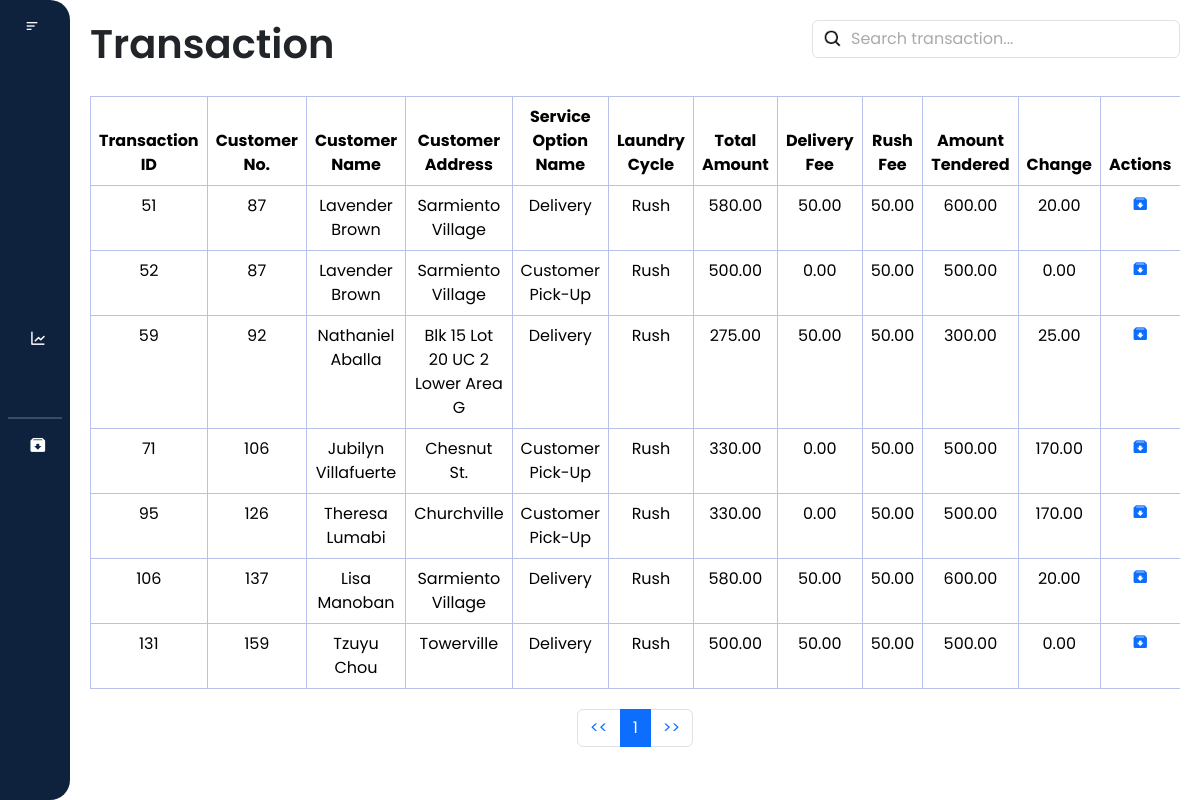
Screenshot of /laundry_system/transaction/transaction.php (signed in) with the database file from the repository.
### tables this page shows
CREATE TABLE `transaction` (
  `transaction_id` int(11) NOT NULL,
  `request_id` int(11) DEFAULT NULL,
  `customer_id` int(11) DEFAULT NULL,
  `customer_name` varchar(30) DEFAULT NULL,
  `province` varchar(255) NOT NULL,
  `city` varchar(255) NOT NULL,
  `customer_address` varchar(50) NOT NULL,
  `brgy` varchar(255) NOT NULL,
  `service_option_id` int(100) NOT NULL,
  `service_option_name` varchar(50) NOT NULL,
  `laundry_cycle` enum('Standard','Rush') NOT NULL,
  `total_amount` decimal(65,2) DEFAULT NULL,
  `delivery_fee` decimal(65,2) DEFAULT NULL,
  `rush_fee` decimal(65,2) DEFAULT NULL,
  `amount_tendered` decimal(65,2) DEFAULT NULL,
  `money_change` decimal(65,2) DEFAULT NULL
);

### laundry_system/transaction/transaction.php (the view, shortened to what this page needs)
<?php
$user_role = $_SESSION['user_role'];
require '../database.php';
$query = "SELECT * FROM transaction WHERE customer_id NOT IN (SELECT customer_id FROM archived_customers)";
$result = mysqli_query($conn, $query);
$data = [];
if ($result->num_rows > 0) {
    while ($row = $result->fetch_assoc()) {
        $data[] = $row;
    }
}
?>
<!DOCTYPE html>
<html lang="en">
<head>
    <link rel="stylesheet" href="https://cdn.jsdelivr.net/npm/bootstrap@5.3.3/dist/css/bootstrap.min.css">
    <link rel="stylesheet" href="transaction.css">
    <link href="https://cdn.lineicons.com/4.0/lineicons.css" rel="stylesheet" />
    <link href='https://unpkg.com/boxicons@2.1.4/css/boxicons.min.css' rel='stylesheet'>
</head>
<body>
    <div class="wrapper">
    <aside id="sidebar">
            <div class="d-flex">
                <button id="toggle-btn" type="button">
                    <i class="bx bx-menu-alt-left"></i>
                </button>
            </div>
            <ul class="sidebar-nav">
                <li class="sidebar-item">
                    <a href="/laundry_system/dashboard/dashboard.php" class="sidebar-link"
                        data-bs-toggle="tooltip"
                        data-bs-placement="right"
                        data-bs-title="Dashboard">
                    </a>
                </li>
                <li class="sidebar-item">
                    <a href="/laundry_system/profile/profile.php" class="sidebar-link"
                        data-bs-toggle="tooltip"
                        data-bs-placement="right"
                        data-bs-title="Profile">
                    </a>
                </li>
                <?php if($user_role === 'admin') : ?>
                    <li class="sidebar-item">
                        <a href="/laundry_system/users/users.php" class="sidebar-link"
                            data-bs-toggle="tooltip"
                            data-bs-placement="right"
                            data-bs-title="Users">
                        </a>
                    </li>
                    <li class="sidebar-item">
                        <a href="#" class="sidebar-link has-dropdown collapsed" data-bs-toggle="collapse"
                            data-bs-target="#records" aria-expanded="false" aria-controls="records">
                        </a>
                    </li>
                <?php endif; ?>
                <li class="sidebar-item">
                    <a href="/laundry_system/transaction/transaction.php" class="sidebar-link"
                        data-bs-toggle="tooltip"
                        data-bs-placement="right"
                        data-bs-title="Transactions">
                    </a>
                </li>
                <li class="sidebar-item">
                    <a href="/laundry_system/sales_report/report.php" class="sidebar-link"
                        data-bs-toggle="tooltip"
                        data-bs-placement="right"
                        data-bs-title="Sales Report">
                        <i class='bx bx-line-chart'></i>
                    </a>
                </li>
                <?php if($user_role === 'admin') : ?>
                    <li class="sidebar-item">
                        <a href="/laundry_system/settings/setting.php" class="sidebar-link"
                            data-bs-toggle="tooltip"
                            data-bs-placement="right"
                            data-bs-title="Settings">
                        </a>
                    </li>
                    <hr style="border: 1px solid #b8c1ec; margin: 8px">
                    <li class="sidebar-item">
                        <a href="#" class="sidebar-link has-dropdown collapsed" data-bs-toggle="collapse"
                        data-bs-target="#archived" aria-expanded="false" aria-controls="archived">
                            <i class='bx bxs-archive-in'></i>
                        </a>
                    </li>
                <?php endif; ?>
            </ul>
            <div class="sidebar-footer">
            <a href="javascript:void(0)" class="sidebar-link" id="btn_logout"
                    data-bs-toggle="tooltip"
                    data-bs-placement="right"
                    data-bs-title="Logout">
                </a>
            </div>
        </aside>
        <div class="main-content">
            <nav>
                <div class="d-flex justify-content-between" id="navbar">
                    <h1>Transaction</h1>
                    <div class="search_bar" m-1>
                        <input class="form-control" type="text" id="filter_transaction" placeholder="Search transaction...">
                    </div>
                </div>
            </nav>
            <div class="table-responsive">
                <table class="table table-bordered text-center">
                    <thead>
                        <tr class="bg-dark text-white">
                            <th>Transaction ID</th>
                            <th>Customer No.</th>
                            <th>Customer Name</th>
                            <th>Customer Address</th>
                            <th>Service Option Name</th>
                            <th>Laundry Cycle</th>
                            <th>Total Amount</th>
                            <th>Delivery Fee</th>
                            <th>Rush Fee</th>
                            <th>Amount Tendered</th>
                            <th>Change</th>
                            <th>Actions</th>
                        </tr>
                    </thead>
                    <tbody id="transaction_table">
                        <?php
                        if (!empty($data)) {
                            foreach ($data as $row) {
                                echo "<tr>";
                                echo "<td>{$row['transaction_id']}</td>";
                                echo "<td>{$row['customer_id']}</td>";
                                echo "<td>{$row['customer_name']}</td>";
                                echo "<td>{$row['customer_address']}</td>";
                                echo "<td>{$row['service_option_name']}</td>";
                                echo "<td>{$row['laundry_cycle']}</td>";
                                echo "<td>{$row['total_amount']}</td>";
                                echo "<td>{$row['delivery_fee']}</td>";
                                echo "<td>{$row['rush_fee']}</td>";
                                echo "<td>{$row['amount_tendered']}</td>";
                                echo "<td>{$row['money_change']}</td>";
                                echo "<td>
                                    <a href='javascript:void(0);' class='archive-btn' data-id='{$row['customer_id']}'>
                                    <i class='bx bxs-archive-in'></i></a>
                                </td>";
                                echo "</tr>";
                            }
                        } else {
                            echo "<tr><td colspan='11'>No transactions found.</td></tr>";
                        }
                        ?>
                    </tbody>
                </table>
            </div>
            <nav aria-label="Page navigation">
                <ul class="pagination justify-content-center" id="pagination">
                </ul>
            </nav>
        </div>
    </div>
</body>
</html>

### laundry_system/transaction/transaction.css (style rules this page uses)
* { margin: 0; padding: 0; font-family: "Poppins", sans-serif; box-sizing: border-box; }
html { scroll-behavior: smooth; }
a { text-decoration: none; }
li { list-style: none; }
h1 { font-weight: 600; font-size: 1.5 rem; }
.wrapper { display: flex; width: 100%; height: 100vh; }
#sidebar { display: flex; width: 70px; min-width: 70px; z-index: 1000; transition: all 0.25s ease-in-out; flex-direction: column; background-color: #0e223e; border-radius: 0 20px 20px 0; }
#toggle-btn { background-color: transparent; cursor: pointer; border: 0; padding: 1rem 1.5rem; }
#toggle-btn i { font-size: 1.5 rem; color: #fff; }
.sidebar-nav { padding: 2rem 0; flex: 1 1 auto; }
a.sidebar-link { padding: 0.625rem 1.625rem; color: #fff; display: block; font-size: 0.9rem; white-space: nowrap; border-left: 3px solid transparent; text-decoration: none; }
.sidebar-link i { font-size: 1.1rem; margin-right: 0.75rem; }
.sidebar-item { position: relative; }
.main-content { flex: 1; overflow-y: auto; padding: 20px; transition: margin-left 0.5s ease; }
.table-responsive { padding: 20px 0; }
.table { width: 100%; border-collapse: collapse; border: #b8c1ec; margin: 0; }
th, td { border: 1px solid #b8c1ec; padding: 8px; text-align: center; }
.search_bar { position: relative; }
.search_bar .form-control { padding-left: 38px; }
.search_bar .form-control::placeholder { color: #aaa; }
.search_bar .form-control { background-image: url('/laundry_system/images/search.png'); background-repeat: no-repeat; background-position: 10px center; background-size: 20px 20px; }

### rows the page displays
transaction: transaction_id "51", customer "87", customer_name "Lavender Brown", customer_address "Sarmiento Village", service_option_name "Delivery", laundry_cycle "Rush", total_amount "580.00", delivery_fee "50.00", rush_fee "50.00", amount_tendered "600.00", money_change "20.00"
transaction: transaction_id "52", customer "87", customer_name "Lavender Brown", customer_address "Sarmiento Village", service_option_name "Customer Pick-Up", laundry_cycle "Rush", total_amount "500.00", delivery_fee "0.00", rush_fee "50.00", amount_tendered "500.00", money_change "0.00"
transaction: transaction_id "59", customer "92", customer_name "Nathaniel Aballa", customer_address "Blk 15 Lot 20 UC 2 Lower Area G", service_option_name "Delivery", laundry_cycle "Rush", total_amount "275.00", delivery_fee "50.00", rush_fee "50.00", amount_tendered "300.00", money_change "25.00"
transaction: transaction_id "71", customer "106", customer_name "Jubilyn Villafuerte", customer_address "Chesnut St.", service_option_name "Customer Pick-Up", laundry_cycle "Rush", total_amount "330.00", delivery_fee "0.00", rush_fee "50.00", amount_tendered "500.00", money_change "170.00"
transaction: transaction_id "95", customer "126", customer_name "Theresa Lumabi", customer_address "Churchville", service_option_name "Customer Pick-Up", laundry_cycle "Rush", total_amount "330.00", delivery_fee "0.00", rush_fee "50.00", amount_tendered "500.00", money_change "170.00"
transaction: transaction_id "106", customer "137", customer_name "Lisa Manoban", customer_address "Sarmiento Village", service_option_name "Delivery", laundry_cycle "Rush", total_amount "580.00", delivery_fee "50.00", rush_fee "50.00", amount_tendered "600.00", money_change "20.00"
transaction: transaction_id "131", customer "159", customer_name "Tzuyu Chou", customer_address "Towerville", service_option_name "Delivery", laundry_cycle "Rush", total_amount "500.00", delivery_fee "50.00", rush_fee "50.00", amount_tendered "500.00", money_change "0.00"
